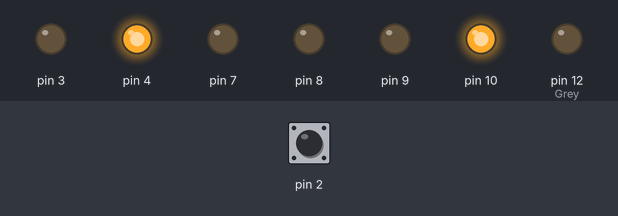
A sketch run on a simulated Arduino Uno, built with avr-gcc and run on an emulated ATmega328P. Shown: output pins drawn as LEDs (lit = HIGH). Dashed ring = blinking. Inputs (shaded band) come from the test bench; at power-on: pin 2 HIGH. What the sketch prints to the serial monitor is not drawn.

Above: at 1.2 s.
1.3 s: pin 2 pulled LOW for 0.15 s
At 4.1 s:
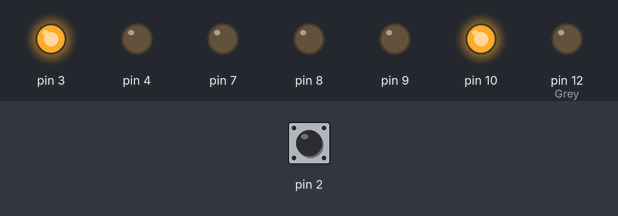
4.3 s: pin 2 pulled LOW for 1 s
At 8.0 s:
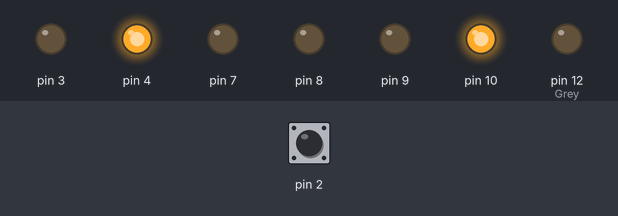
8.3 s: pin 2 pulled LOW for 3.2 s
At 14.2 s:
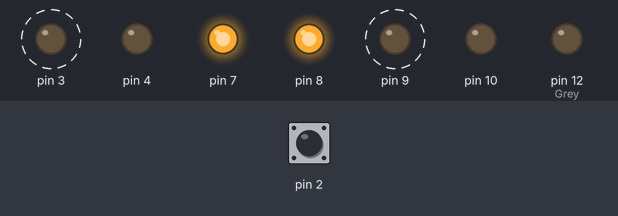
Timing chart, 0 to 20.3 s (numbered marks = the images above; inputs shaded):
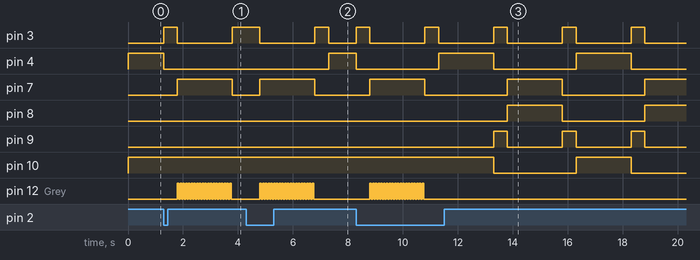

Measured:
- after the input at 1.3 s, pin 4: HIGH → LOW after 0.00 s instead of 0.70 s; pin 7: LOW → HIGH after 0.50 s instead of 1.2 s; pin 8: stays LOW (without the input it goes to HIGH after 1.2 s); pin 9: stays LOW (without the input it goes to HIGH after 0.70 s); pin 10: stays HIGH (without the input it goes to LOW after 0.70 s)
- after the input at 4.3 s, pin 7: LOW → HIGH after 0.50 s instead of 2.5 s; pin 8: stays LOW (without the input it goes to HIGH after 2.5 s)
- after the input at 8.3 s, pin 12 (Grey): alternates HIGH for 0.05 s and LOW for 0.05 s, 40 changes in all, then stays LOW, starting after 0.50 s
- by itself, pin 3: alternates HIGH for 0.50 s and LOW for 2.0 s

The sketch:

Master_Arduino_code1.ino
```cpp
#define Grey 12

class TrafficLight {
  private:
    int GREEN, YELLOW, RED;

  public:
    TrafficLight(int green, int yellow, int red) : GREEN(green), YELLOW(yellow), RED(red) {
      pinMode(GREEN, OUTPUT);
      pinMode(YELLOW, OUTPUT);
      pinMode(RED, OUTPUT);
    }

    void greenOn() {
      digitalWrite(GREEN, HIGH);
      digitalWrite(YELLOW, LOW);
      digitalWrite(RED, LOW);
    }

    void yellowOn() {
      digitalWrite(GREEN, LOW);
      digitalWrite(YELLOW, HIGH);
      digitalWrite(RED, LOW);
    }

    void redOn() {
      digitalWrite(GREEN, LOW);
      digitalWrite(YELLOW, LOW);
      digitalWrite(RED, HIGH);
    }
};

TrafficLight carLight(4, 3, 7);
TrafficLight d3(8, 9, 10);

enum TrafficState {
  Green,
  Yellow,
  Red
};

TrafficState carState = Green;

unsigned long lastChangeTime = 0;
unsigned long lastBlinkTime = 0;
const unsigned long blinkInterval = 50;
bool isGreyOn = false;

volatile bool pedestrianWaiting = false;
int StateDetector;

void handleButtonPress() {
  if (carState == Green) {
    pedestrianWaiting = true;
  }
}

void setup() {
  pinMode(2, INPUT_PULLUP);
  pinMode(Grey, OUTPUT);
  attachInterrupt(digitalPinToInterrupt(2), handleButtonPress, FALLING);
  Serial.begin(9600);
}

const unsigned long tGreen = 2000;
const unsigned long tYellow = 500;
const unsigned long tRed = 2000;

int click;
int yelClick;

void loop() {
  mainPart();
  blinkGreyLight();
}

void mainPart() {
  unsigned long currentTime = millis();
  int TimeCheck = currentTime - lastChangeTime;

  noInterrupts();
  bool waiting = pedestrianWaiting;
  if (waiting) {
    pedestrianWaiting = false;
  }
  interrupts();

  switch (carState) {
    case Green:
      carLight.greenOn();
      d3.redOn();

      if (TimeCheck >= tGreen) {
        carState = Yellow;
        lastChangeTime = currentTime;
      }
      yelClick = 0;
      if (waiting) {
        carState = Yellow;
        click = 5;
        yelClick = 5;
        lastChangeTime = currentTime;
      }
      StateDetector = 0;
      break;

    case Yellow:
      carLight.yellowOn();
      if (yelClick == 0)
        d3.yellowOn();

      if (TimeCheck >= tYellow) {
        carState = (StateDetector == 0) ? Red : Green;
        lastChangeTime = currentTime;

        if (StateDetector == 0 && click == 5) {
          Serial.write('G');
          d3.redOn();
          isGreyOn = true;
        } else if (StateDetector == 1 || click != 5) {
          Serial.write('R');
          d3.greenOn();
          isGreyOn = false;
          digitalWrite(Grey, LOW);
        }
      }
      break;

    case Red:
      carLight.redOn();

      if (TimeCheck >= tRed) {
        carState = Yellow;
        lastChangeTime = currentTime;
        Serial.write('R');
        isGreyOn = false;
        digitalWrite(Grey, LOW);
      }

      StateDetector = 1;
      click = 6;
      break;
  }
}

void blinkGreyLight() {
  if (isGreyOn) {
    unsigned long currentTime = millis();
    if (currentTime - lastBlinkTime >= blinkInterval) {
      lastBlinkTime = currentTime;
      digitalWrite(Grey, !digitalRead(Grey));
    }
  }
}
```
